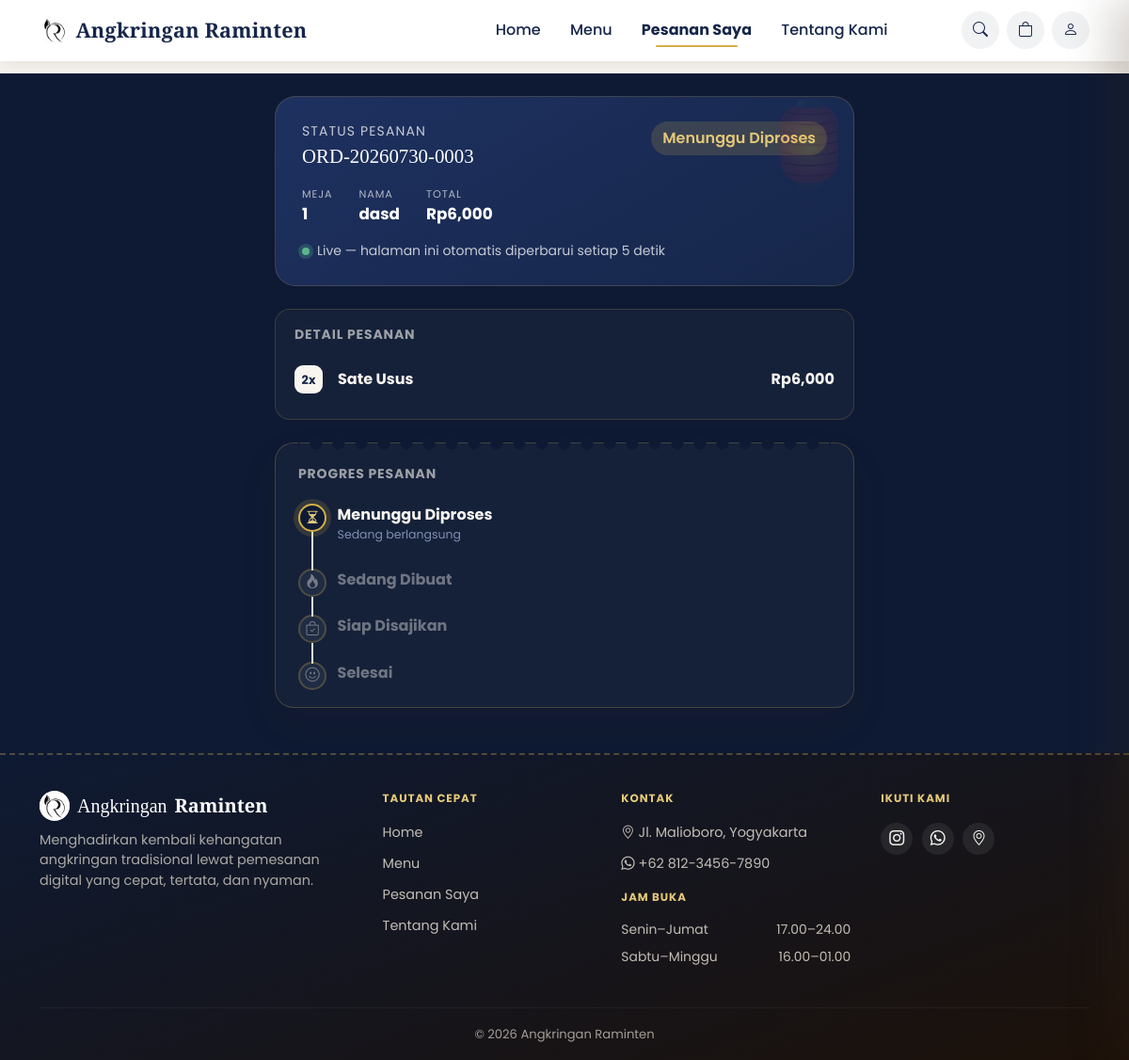
Page /status/3 on the committed database.
### models/order.py (models this page shows, shortened)
class Order(db.Model):
    __tablename__ = "orders"
    id = db.Column(db.Integer, primary_key=True)
    order_number = db.Column(db.String(30), unique=True, nullable=True)
    table_id = db.Column(db.Integer, db.ForeignKey("tables.id"), nullable=True)
    table_number = db.Column(db.Integer, nullable=False)
    customer_name = db.Column(db.String(100), default="Pelanggan")
    customer_phone = db.Column(db.String(30), default="")
    note = db.Column(db.String(255), default="")
    _status = db.Column("status", db.String(30), default=STATUS_FLOW[0])
    _payment_status = db.Column("payment_status", db.String(20), default=PAYMENT_BELUM_DIBAYAR)
    payment_method = db.Column(db.String(20), default="QRIS")
    paid_at = db.Column(db.DateTime, nullable=True)
    created_at = db.Column(db.DateTime, default=datetime.utcnow)
    updated_at = db.Column(db.DateTime, default=datetime.utcnow, onupdate=datetime.utcnow)
    items = db.relationship("OrderItem", backref="order", lazy=True, cascade="all, delete-orphan")
    transaction = db.relationship("Transaction", backref="order", uselist=False, cascade="all, delete-orphan")
    @property
    def status(self):
        return self._status
    @status.setter
    def status(self, value):
        if value not in STATUS_FLOW:
            raise ValueError(f"Status pesanan '{value}' tidak valid.")
        self._status = value
        self.updated_at = datetime.utcnow()
    @property
    def payment_status(self):
        return self._payment_status
    @payment_status.setter
    def payment_status(self, value):
        if value not in PAYMENT_STATUS_FLOW:
            raise ValueError(f"Status pembayaran '{value}' tidak valid.")
        self._payment_status = value
    @property
    def total_price(self):
        return sum(item.subtotal for item in self.items)
    @property
    def status_index(self):
        return STATUS_FLOW.index(self._status)

class OrderItem(db.Model):
    __tablename__ = "order_items"
    id = db.Column(db.Integer, primary_key=True)
    order_id = db.Column(db.Integer, db.ForeignKey("orders.id"), nullable=False)
    menu_item_id = db.Column(db.Integer, db.ForeignKey("menu_items.id"), nullable=False)
    quantity = db.Column(db.Integer, default=1)
    price_at_order = db.Column(db.Float, nullable=False)
    @property
    def subtotal(self):
        return self.quantity * self.price_at_order

### models/menu.py (models this page shows, shortened)
class MenuItem(db.Model):
    __tablename__ = "menu_items"
    id = db.Column(db.Integer, primary_key=True)
    name = db.Column(db.String(100), nullable=False)
    _price = db.Column("price", db.Float, nullable=False)
    category = db.Column(db.String(20), nullable=False)  # Makanan / Minuman / Cemilan
    description = db.Column(db.String(255), default="")
    image = db.Column(db.String(255), default="default-menu.jpg")
    is_available = db.Column(db.Boolean, default=True)
    order_items = db.relationship("OrderItem", backref="menu_item", lazy=True)
    @property
    def price(self):
        return self._price
    @price.setter
    def price(self, value):
        if value is None or value < 0:
            raise ValueError("Harga menu tidak boleh negatif.")
        self._price = value

### routes/customer.py (the view)
@customer_bp.route("/status")
@customer_bp.route("/status/<int:order_id>")
def status(order_id=None):
    if order_id is None:
        order_id = session.get("last_order_id")
        if not order_id:
            flash("Belum ada pesanan yang bisa dilacak.", "info")
            return redirect(url_for("customer.menu"))
    order = Order.query.get_or_404(order_id)
    return render_template("customer/status.html", order=order)

### templates/customer/status.html (shortened to what this page needs)
{% extends "customer/base.html" %}
{% block content %}
<div class="page-dark">
<div class="container py-4" style="max-width:640px;">
  <div id="trackingView" class="{{ 'd-none' if order.status == 'Selesai' else '' }}">
    <div class="status-hero-card mb-4">
      <div class="status-hero-top">
        <div>
          <div class="text-uppercase small opacity-75" style="letter-spacing:.08em;">Status Pesanan</div>
          <div class="status-hero-order">{{ order.order_number }}</div>
        </div>
        <span class="badge-status {{ ['menunggu','dibuat','siap','selesai'][order.status_index] }} fs-6" id="status-text">
          {{ order.status }}
        </span>
      </div>
      <div class="status-hero-meta">
        <div><div class="meta-label">Meja</div><div class="meta-value" id="s-table">{{ order.table_number }}</div></div>
        <div><div class="meta-label">Nama</div><div class="meta-value" id="s-name">{{ order.customer_name }}</div></div>
        <div><div class="meta-label">Total</div><div class="meta-value" id="s-total">Rp{{ '{:,.0f}'.format(order.total_price) }}</div></div>
      </div>
      <div class="mt-3 small d-flex align-items-center gap-2 opacity-75">
        <span class="live-dot"></span> Live &mdash; halaman ini otomatis diperbarui setiap 5 detik
      </div>
    </div>
    <div class="order-items-mini mb-4">
      <h6 class="text-uppercase small fw-bold text-muted mb-3" style="letter-spacing:.06em;">Detail Pesanan</h6>
      <div id="s-items">
        {% for item in order.items %}
        <div class="order-line-item">
          <div class="d-flex align-items-center gap-3">
            <div class="order-line-qty">{{ item.quantity }}x</div>
            <div class="fw-bold">{{ item.menu_item.name }}</div>
          </div>
          <span class="fw-bold">Rp{{ '{:,.0f}'.format(item.subtotal) }}</span>
        </div>
        {% endfor %}
      </div>
    </div>
    <div class="ticket-card p-4">
      <h6 class="text-uppercase small fw-bold text-muted mb-4" style="letter-spacing:.06em;">Progres Pesanan</h6>
      {% set steps = [
        ('Menunggu Diproses', 'bi-hourglass-split'),
        ('Sedang Dibuat', 'bi-fire'),
        ('Siap Disajikan', 'bi-bag-check'),
        ('Selesai', 'bi-emoji-smile')
      ] %}
      <ul class="timeline-vert" id="status-track">
        {% for label, icon in steps %}
        <li class="{{ 'done' if order.status_index > loop.index0 else ('active' if order.status_index == loop.index0 else '') }}" data-step="{{ loop.index0 }}">
          <span class="t-dot"><i class="bi {{ icon }}"></i></span>
          <div class="t-title">{{ label }}</div>
          {% if order.status_index == loop.index0 %}<div class="t-time">Sedang berlangsung</div>{% endif %}
        </li>
        {% endfor %}
      </ul>
    </div>
  </div>
</div>
</div>
{% endblock %}

### rows in the picture
Order: order_number "ORD-20260730-0003", status "Menunggu Diproses", table_number "1", customer_name "dasd"
OrderItem: total_price "6,000", quantity "2", menu_item.name "Sate Usus", subtotal "6,000"

### other values in the picture
{{ label }} "Menunggu Diproses" "Sedang Dibuat" "Siap Disajikan" "Selesai"
{{ contact.address }} "Jl. Malioboro, Yogyakarta"
{{ contact.whatsapp_display }} "+62 812-3456-7890"
